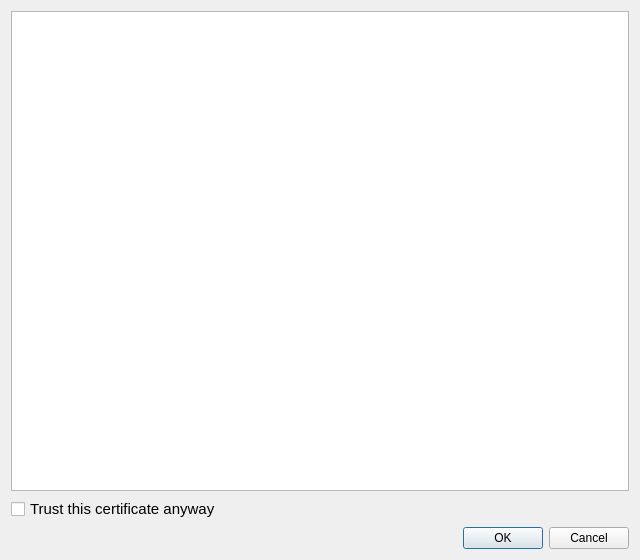
<?xml version="1.0" encoding="UTF-8"?>
<ui version="4.0">
 <class>OCC::SslErrorDialog</class>
 <widget class="QWidget" name="OCC::SslErrorDialog">
  <property name="geometry">
   <rect>
    <x>0</x>
    <y>0</y>
    <width>640</width>
    <height>560</height>
   </rect>
  </property>
  <property name="windowTitle">
   <string notr="true">Form</string>
  </property>
  <layout class="QGridLayout" name="gridLayout">
   <item row="1" column="0">
    <widget class="QCheckBox" name="_cbTrustConnect">
     <property name="font">
      <font>
       <family>Microsoft Sans Serif</family>
       <pointsize>11</pointsize>
      </font>
     </property>
     <property name="text">
      <string>Trust this certificate anyway</string>
     </property>
    </widget>
   </item>
   <item row="2" column="0">
    <widget class="QDialogButtonBox" name="_dialogButtonBox">
     <property name="font">
      <font>
       <family>Microsoft Sans Serif</family>
      </font>
     </property>
     <property name="standardButtons">
      <set>QDialogButtonBox::Cancel|QDialogButtonBox::Ok</set>
     </property>
    </widget>
   </item>
   <item row="0" column="0">
    <widget class="QTextBrowser" name="_tbErrors">
     <property name="font">
      <font>
       <family>Microsoft Sans Serif</family>
      </font>
     </property>
     <property name="openExternalLinks">
      <bool>true</bool>
     </property>
    </widget>
   </item>
  </layout>
 </widget>
 <resources/>
 <connections/>
</ui>
